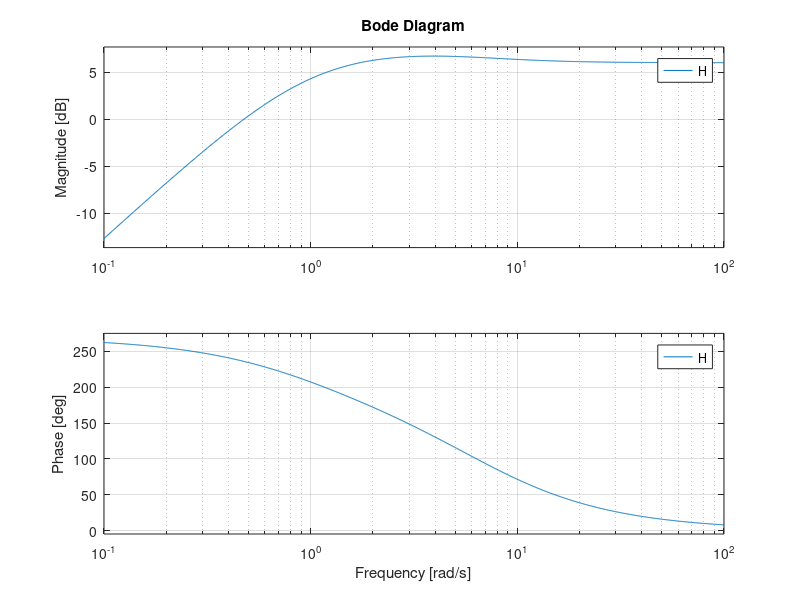
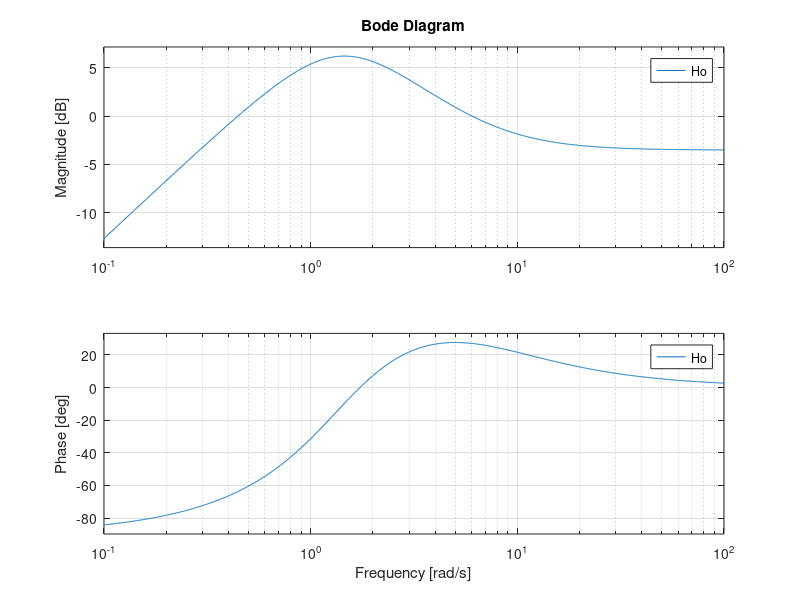

Write MATLAB code to recreate these figures, in order.
clear all, close all
n=3;m=3;

H=tf([2 2*(m-10) 0],conv([1,1],[1,2*n]))

bode(H)

Ho=feedback(1*H,1)
figure, bode(Ho)

Hd=filt(2*conv([1,-1],[1,-1-7/60]), conv([1,-1+1/60],[1,-1+1/10]))

[num,dem]=tfdata(H,'v')
[gv,r]=deconv([[-28 -12] zeros(1,3)], [1 7 6])

A=[0 1; -6 -7]; B=[-28;184];
Co=ctrb(A,B)
rank(Co)

K=acker(A,B,pole(H))
